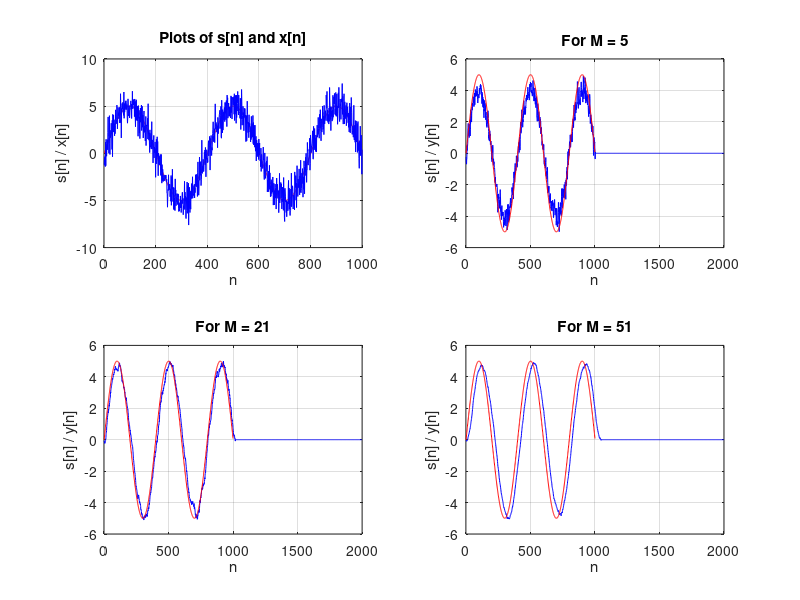

Here is the MATLAB script that generated this plot:
% input signal x[n]
M = 5;
w0 = pi/200;
n = 0:999;

s = 5*sin(w0*n);
v = randn(1,1000); % random variable

x = s+v;

figure;
subplot(2,2,1);
plot(1:length(s),s,'red');
grid on;
title('Plots of s[n] and x[n]');
xlabel('n');
ylabel('s[n] / x[n]');
hold on;
plot(1:length(x),x,'blue');
hold off;

% the impulse response is found by x[n] = delta[n]
u = ones(1,1000);
ushift = [ zeros(1,M - 1) , ones(1,1000 - M + 1)];

h = u - ushift;
h = 1/M * h;

% implementing the system using convolution
y = conv(h,x,"full");
subplot(2,2,2);
plot(1:length(y),y,'blue');
grid on;
title('For M = 5');
xlabel('n');
ylabel('s[n] / y[n]');
hold on;
plot(1:length(s),s,'red');
hold off;


M = 21;
u = ones(1,1000);
ushift = [ zeros(1,M - 1) , ones(1,1000 - M + 1)];
h = u - ushift;
h = 1/M * h;

y = conv(h,x,"full");
subplot(2,2,3);
plot(1:length(y),y,'blue');
grid on;
title('For M = 21');
xlabel('n');
ylabel('s[n] / y[n]');
hold on;
plot(1:length(s),s,'red');
hold off;

M = 51;
u = ones(1,1000);
ushift = [ zeros(1,M - 1) , ones(1,1000 - M + 1)];
h = u - ushift;
h = 1/M * h;

y = conv(h,x,"full");
subplot(2,2,4);
plot(1:length(y),y,'blue');
grid on;
title('For M = 51');
xlabel('n');
ylabel('s[n] / y[n]');
hold on;
plot(1:length(s),s,'red');
hold off;
